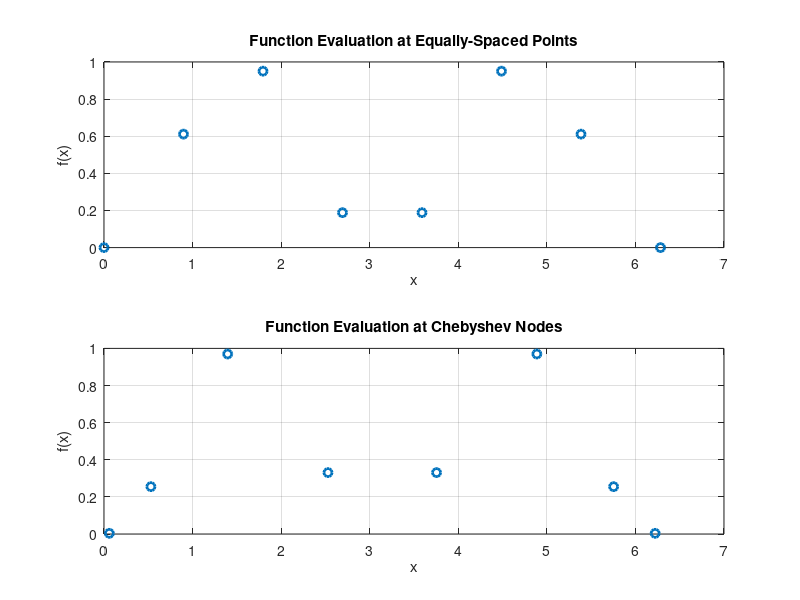

Write the MATLAB code that produced this figure.
clear all; clc; close all;
% Number of Chebyshev nodes
n_points = 8;

% Interval [a, b]
a = 0;
b = 2*pi;
f = @(x) sin(x).^2;

equally_spaced_points = linspace(a, b, n_points);
f_equally_spaced = f(equally_spaced_points);

% Chebyshev nodes
chebyshev_nodes = (a + b)/2 - (b - a)/2 * cos((2*(0:n_points-1) + 1) * pi / (2 * (n_points)));
f_chebyshev_nodes = f(chebyshev_nodes);

% Display the results
disp('Equally-Spaced Points:');
disp([equally_spaced_points' f_equally_spaced']);

disp('Chebyshev Nodes:');
disp([chebyshev_nodes' f_chebyshev_nodes']);

subplot(2, 1, 1);
plot(equally_spaced_points, f_equally_spaced, 'o', 'LineWidth', 2);
title('Function Evaluation at Equally-Spaced Points');
xlabel('x');
ylabel('f(x)');
grid on;

subplot(2, 1, 2);
plot(chebyshev_nodes, f_chebyshev_nodes, 'o', 'LineWidth', 2);
title('Function Evaluation at Chebyshev Nodes');
xlabel('x');
ylabel('f(x)');
grid on;